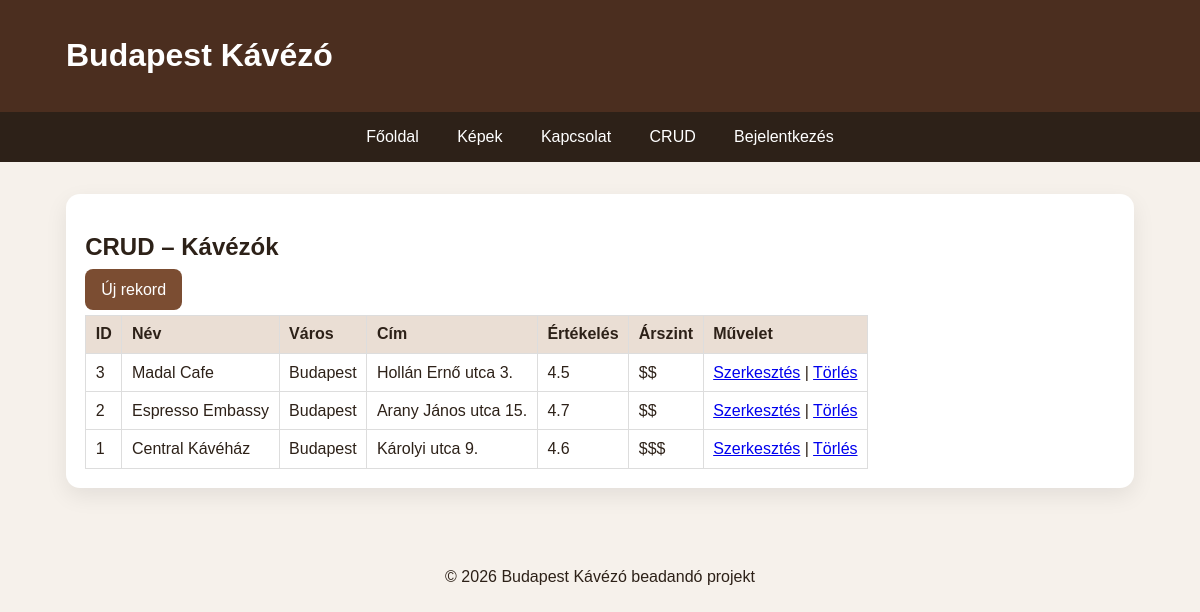
Screenshot of /index.php?route=crud with the database file from the repository.
### tables this page shows
CREATE TABLE IF NOT EXISTS cafes (
  id INT AUTO_INCREMENT PRIMARY KEY,
  name VARCHAR(120) NOT NULL,
  city VARCHAR(80) NOT NULL,
  address VARCHAR(180) NOT NULL,
  rating DECIMAL(2,1) DEFAULT 0,
  price_level VARCHAR(20) DEFAULT '$$'
);

### app/controllers/BaseController.php (called while the page is built)
<?php
abstract class BaseController {
    protected function view(string $view, array $data = []): void {
        extract($data);
        require __DIR__ . '/../views/layout/header.php';
        require __DIR__ . '/../views/' . $view . '.php';
        require __DIR__ . '/../views/layout/footer.php';
    }
}

### app/controllers/CafeController.php (called while the page is built, shortened)
<?php
require_once __DIR__ . '/BaseController.php';
class CafeController extends BaseController {
    public function index(): void { $cafes = db()->query('SELECT * FROM cafes ORDER BY id DESC')->fetchAll(); $this->view('cafes/index', compact('cafes')); }
}

### index.php (called while the page is built, shortened)
<?php
require_once __DIR__ . '/config/database.php';
require_once __DIR__ . '/app/helpers.php';
$route = $_GET['route'] ?? 'home';
$routes = [
    'home' => ['PageController','home'],
    'gallery' => ['GalleryController','index'],
    'upload' => ['GalleryController','upload'],
    'contact' => ['ContactController','index'],
    'contact_save' => ['ContactController','save'],
    'messages' => ['ContactController','messages'],
    'login' => ['AuthController','login'],
    'do_login' => ['AuthController','doLogin'],
    'register' => ['AuthController','register'],
    'do_register' => ['AuthController','doRegister'],
    'logout' => ['AuthController','logout'],
    'crud' => ['CafeController','index'],
    'cafe_create' => ['CafeController','create'],
    'cafe_store' => ['CafeController','store'],
    'cafe_edit' => ['CafeController','edit'],
    'cafe_update' => ['CafeController','update'],
    'cafe_delete' => ['CafeController','delete'],
];
[$controller, $method] = $routes[$route];
(new $controller())->$method();

### app/helpers.php (called while the page is built, shortened)
<?php
function e(string $value): string { return htmlspecialchars($value, ENT_QUOTES, 'UTF-8'); }
function isLoggedIn(): bool { return isset($_SESSION['user']); }

### config/database.php (called while the page is built, shortened)
<?php
function db(): PDO {
    static $pdo = null;
    if ($pdo === null) {
        $dsn = 'mysql:host=' . DB_HOST . ';dbname=' . DB_NAME . ';charset=utf8mb4';
        $pdo = new PDO($dsn, DB_USER, DB_PASS, [
            PDO::ATTR_ERRMODE => PDO::ERRMODE_EXCEPTION,
            PDO::ATTR_DEFAULT_FETCH_MODE => PDO::FETCH_ASSOC,
        ]);
    }
    return $pdo;
}

### app/views/cafes/index.php (the view)
<section class="card">
    <h2>CRUD – Kávézók</h2>
    <p><a class="button" href="index.php?route=cafe_create">Új rekord</a></p>
    <table>
        <thead>
            <tr>
                <th>ID</th>
                <th>Név</th>
                <th>Város</th>
                <th>Cím</th>
                <th>Értékelés</th>
                <th>Árszint</th>
                <th>Művelet</th>
            </tr>
        </thead>
        <tbody>
            <?php foreach($cafes as $c): ?><tr><td><?= e($c['id']) ?></td><td><?= e($c['name']) ?></td><td><?= e($c['city']) ?></td><td><?= e($c['address']) ?></td><td><?= e($c['rating']) ?></td><td><?= e($c['price_level']) ?></td><td><a href="index.php?route=cafe_edit&id=<?= e($c['id']) ?>">Szerkesztés</a> | <a onclick="return confirm('Biztos törlöd?')" href="index.php?route=cafe_delete&id=<?= e($c['id']) ?>">Törlés</a></td></tr><?php endforeach; ?>
            </tbody>
        </table>
</section>

### app/views/layout/header.php (shortened to what this page needs)
<!doctype html>
<html lang="hu">
    <head>
        <link rel="stylesheet" href="public/assets/css/style.css">
    </head>
    <body>
        <header>
            <div class="top">
                <h1><?= APP_NAME ?></h1>
            </div>
            <nav>
                <a href="index.php?route=home">Főoldal</a>
                <a href="index.php?route=gallery">Képek</a>
                <a href="index.php?route=contact">Kapcsolat</a>
                    <a href="index.php?route=crud">CRUD</a>
                    <?php if(isLoggedIn()): ?>
                        <a href="index.php?route=logout">Kilépés</a>
                        <?php else: ?>
                            <a href="index.php?route=login">Bejelentkezés</a>
                            <?php endif; ?>
            </nav>
        </header>
        <main>

### app/views/layout/footer.php
</main><footer><p>&copy; <?= date('Y') ?> <?= APP_NAME ?> beadandó projekt</p></footer><script src="public/assets/js/validation.js"></script></body></html>

### public/assets/css/style.css (style rules this page uses)
* { box-sizing:border-box }
body { margin:0;font-family:Arial,Helvetica,sans-serif;background:#f6f1eb;color:#2d2118 }
header { background:#4b2e1f;color:white }
.top { max-width:1100px;margin:auto;padding:1rem;display:flex;justify-content:space-between;gap:1rem;align-items:center }
nav { display:flex;justify-content:center;flex-wrap:wrap;background:#2d2118 }
nav a { color:white;text-decoration:none;padding:1rem 1.2rem }
main { max-width:1100px;margin:auto;padding:1rem }
.card { background:white;border-radius:14px;padding:1.2rem;margin:1rem 0;box-shadow:0 8px 22px rgba(0,0,0,.08) }
button,.button { background:#7b4d32;color:white;border:0;border-radius:8px;padding:.75rem 1rem;text-decoration:none;cursor:pointer }
table { width:100%;border-collapse:collapse;overflow:auto;display:block }
th,td { border:1px solid #ddd;padding:.6rem;text-align:left }
th { background:#eaded4 }
footer { text-align:center;padding:2rem }

### rows the page displays
cafes: id "3", name "Madal Cafe", city "Budapest", address "Hollán Ernő utca 3.", rating "4.5", price_level "$$"
cafes: id "2", name "Espresso Embassy", city "Budapest", address "Arany János utca 15.", rating "4.7", price_level "$$"
cafes: id "1", name "Central Kávéház", city "Budapest", address "Károlyi utca 9.", rating "4.6", price_level "$$$"

### other values shown
APP_NAME "Budapest Kávézó"
